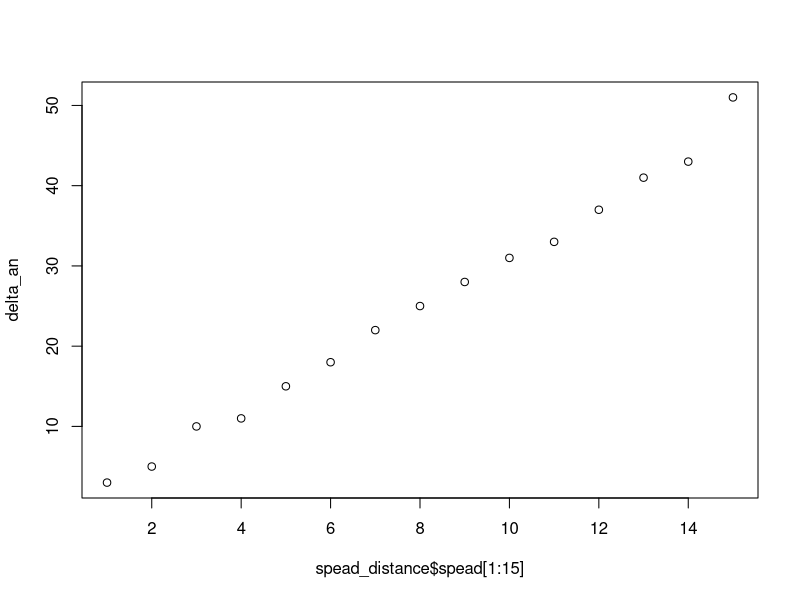
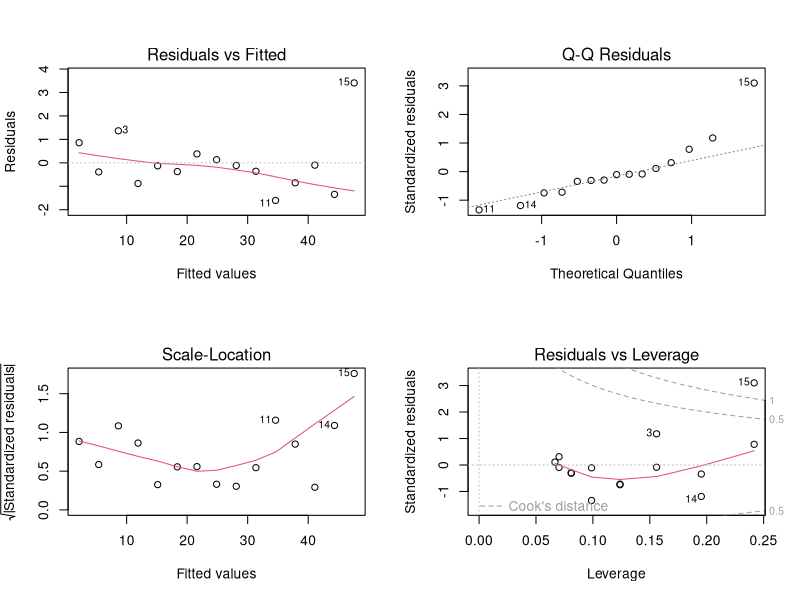

These charts were generated, in order, by the following R code:
## ---- chunk 1

annuity <- 50000
interest <- 0.01
withdrawl <- 1000
month <- 0

while(annuity > 0)
{
  annuity <- (1 + interest) * annuity - withdrawl
  month = month + 1
}
print("When the annuity run out of money:")
month - 1
print("What value is the annuity when it is depleted:")
(annuity + 1000) / 1.01
## ---- chunk 2
spead_distance <- data.frame(spead = 1:16, distance = c(3, 6, 11, 21, 32, 47, 65, 87, 112, 140, 171, 204, 241, 282, 325, 376))

delta_an <- c()
for (i in 1:15)
{
  delta_an[i] <- spead_distance$distance[i+1] - spead_distance$distance[i]
}

print("The value of the change delta is as follows:")
delta_an  
plot(spead_distance$spead[1:15], delta_an)
## ---- chunk 3
m1 <- lm(delta_an ~ spead_distance$spead[1:15])
summary(m1)
## ---- chunk 4
par(mfrow = c(2, 2))
plot(m1)
## ---- chunk 5
r <- 4
k <- 0.001
day <- 0

while (ceiling(r) < 1000)
{
  r <- r + 0.001 * r * (1000 - r)
  day = day + 1
}

day
r
